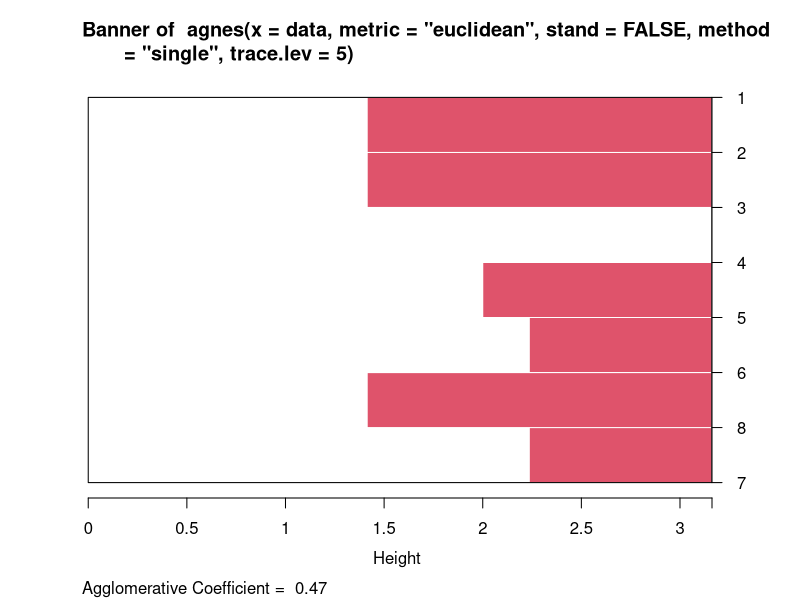
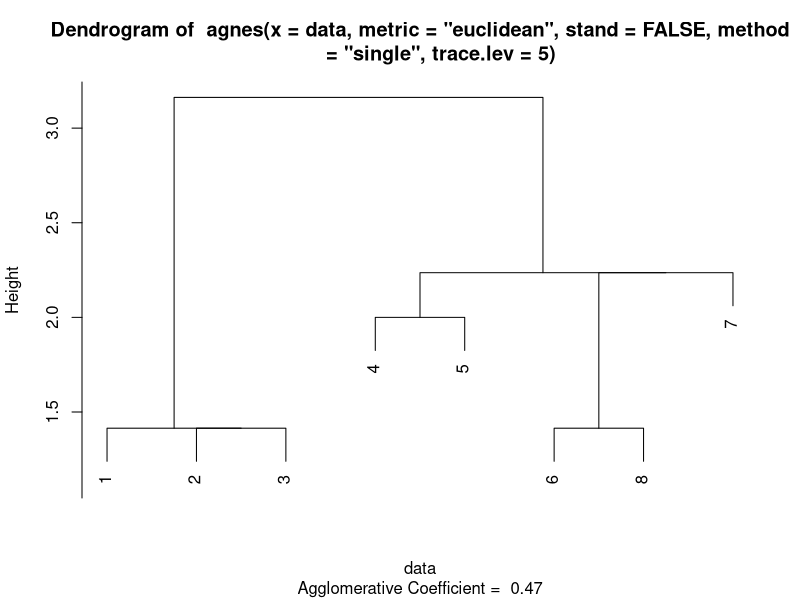
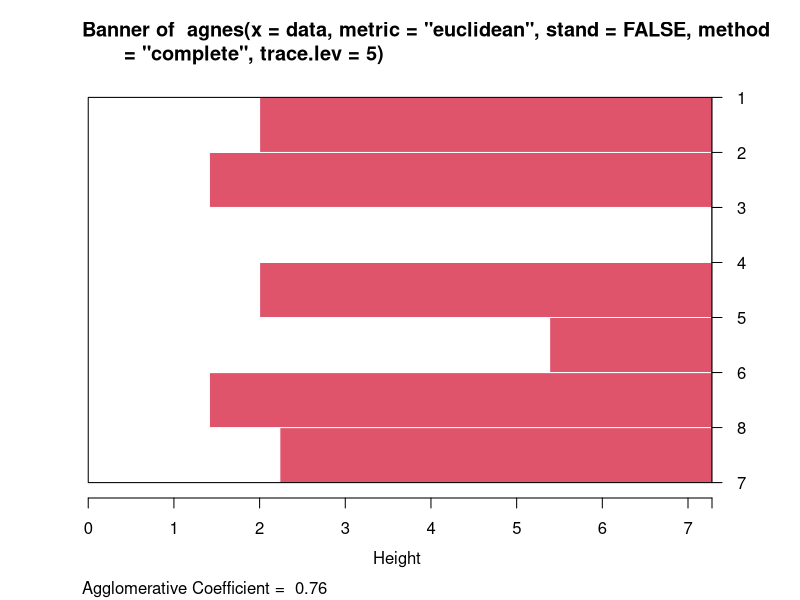
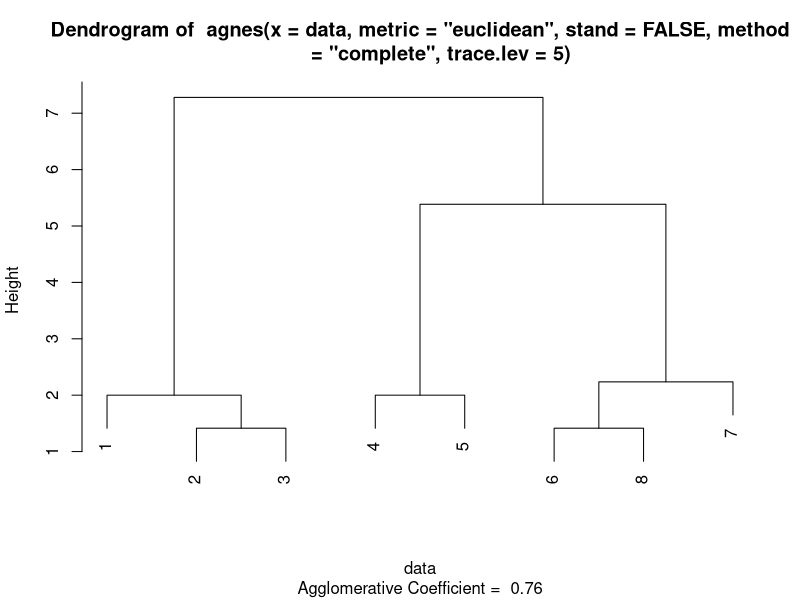
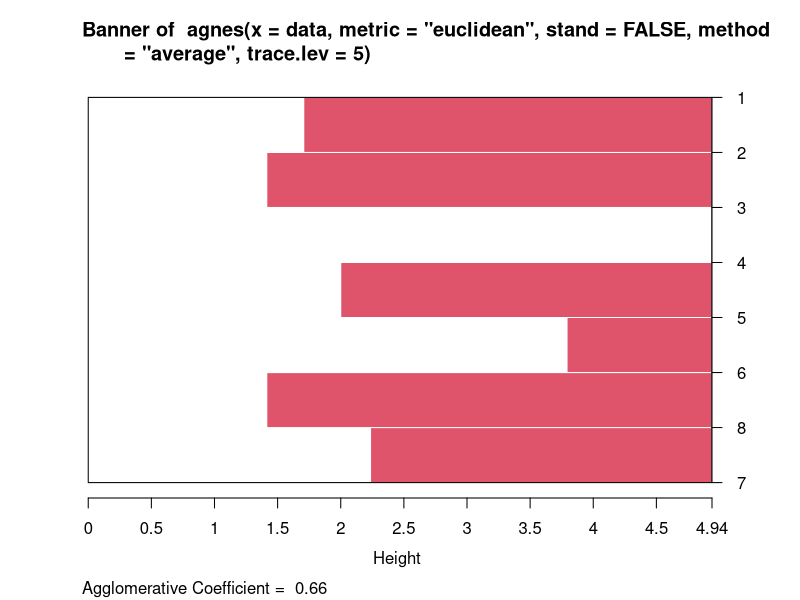
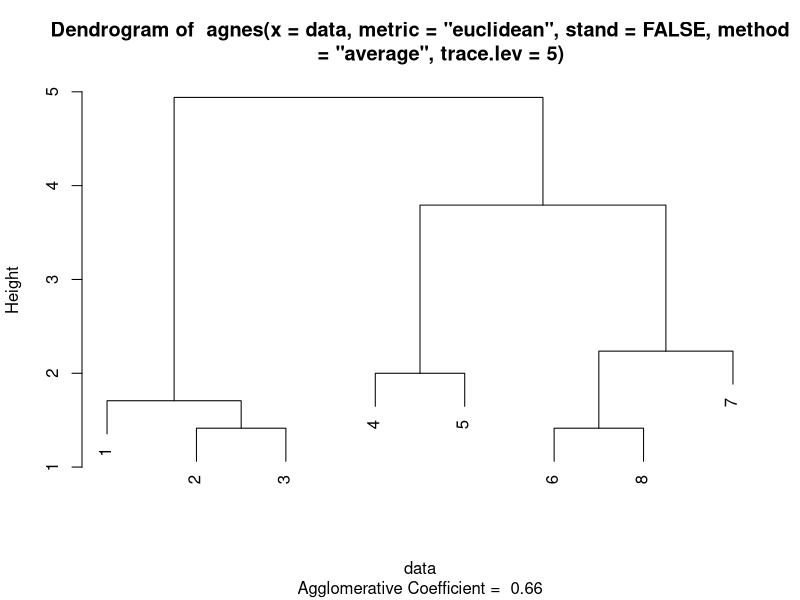
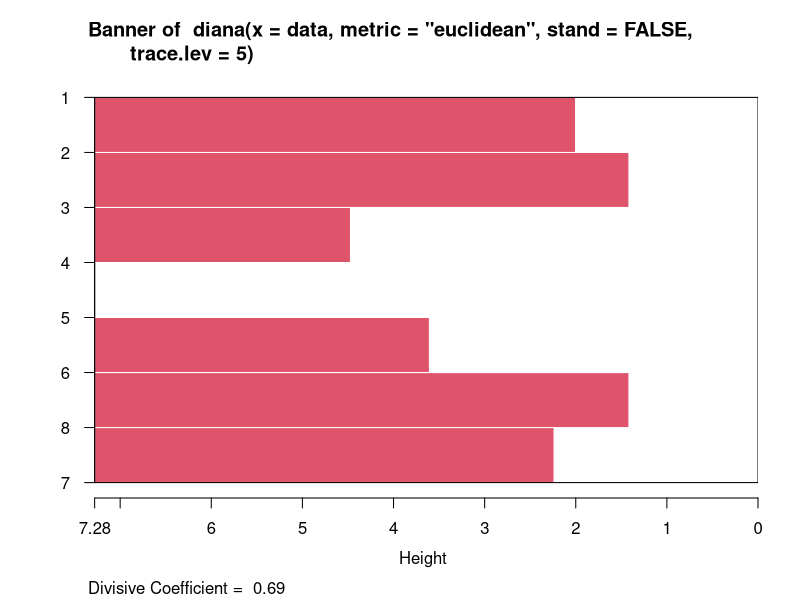
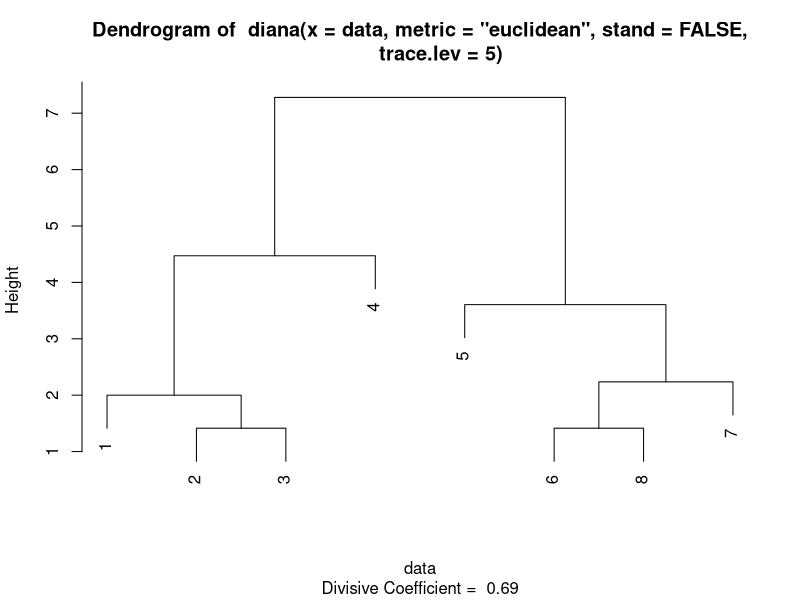

Recreate these plots in R, in order.
## ---- chunk 1
knitr::opts_chunk$set(echo = TRUE, warning = FALSE, message = FALSE)
## ---- chunk 2

rm(list = ls())

library(cluster)
data = read.csv2("Ex12.3.4.csv", sep=",")
agglom_single = agnes(data, metric="euclidean", stand=FALSE, method="single", trace.lev = 5)
plot(agglom_single)

agglom_complete = agnes(data, metric="euclidean", stand=FALSE, method="complete", trace.lev = 5)
plot(agglom_complete)

agglom_average = agnes(data, metric="euclidean", stand=FALSE, method="average", trace.lev = 5)
plot(agglom_average)

divisive_average = diana(data, metric="euclidean", stand=FALSE, trace.lev = 5)
plot(divisive_average)
## ---- chunk 3
rm(list = ls())
primate = read.csv2("primate.scapulae.csv", sep=",")
#clusGap(primate, FUN = kmeans, K.max = 5)
## ---- chunk 4
rm(list = ls())

library(cluster)
data = read.csv2("Ex12.3.4.csv", sep = ",")
kmeans1 = kmeans(data, 4)
kmeans1

fitted(kmeans1)
plot(data, col=kmeans1$cluster)
points(kmeans1$centers, col=1:4, pch=8)
## ---- chunk 5
rm(list = ls())

library(cluster)
data = read.csv2("Ex12.3.4.csv", sep = ",")
pam1 = pam(data, 4, trace.lev = 5)

summary(pam1)
clusplot(pam1)
plot(pam1)
## ---- chunk 6
rm(list = ls())

library(cluster)
data = read.csv2("Ex12.3.4.csv", sep = ",")
fanny1 = fanny(data, 3)
summary(fanny1)
clusplot(fanny1)
plot(fanny1)
## ---- chunk 7

rm(list = ls())
library(tidyverse)
library(dplyr)
library(ggplot2)

satimage = read_table("satimage.txt", col_names = TRUE)
colnames(satimage) <- gsub('"', '', colnames(satimage))
satimage$class <- gsub('"', '', satimage$class)

satimage = satimage %>%
  mutate(class = as.factor(class))

clara1 = clara(satimage, 6, trace = 2)
#clusplot(clara1)
plot(clara1)
